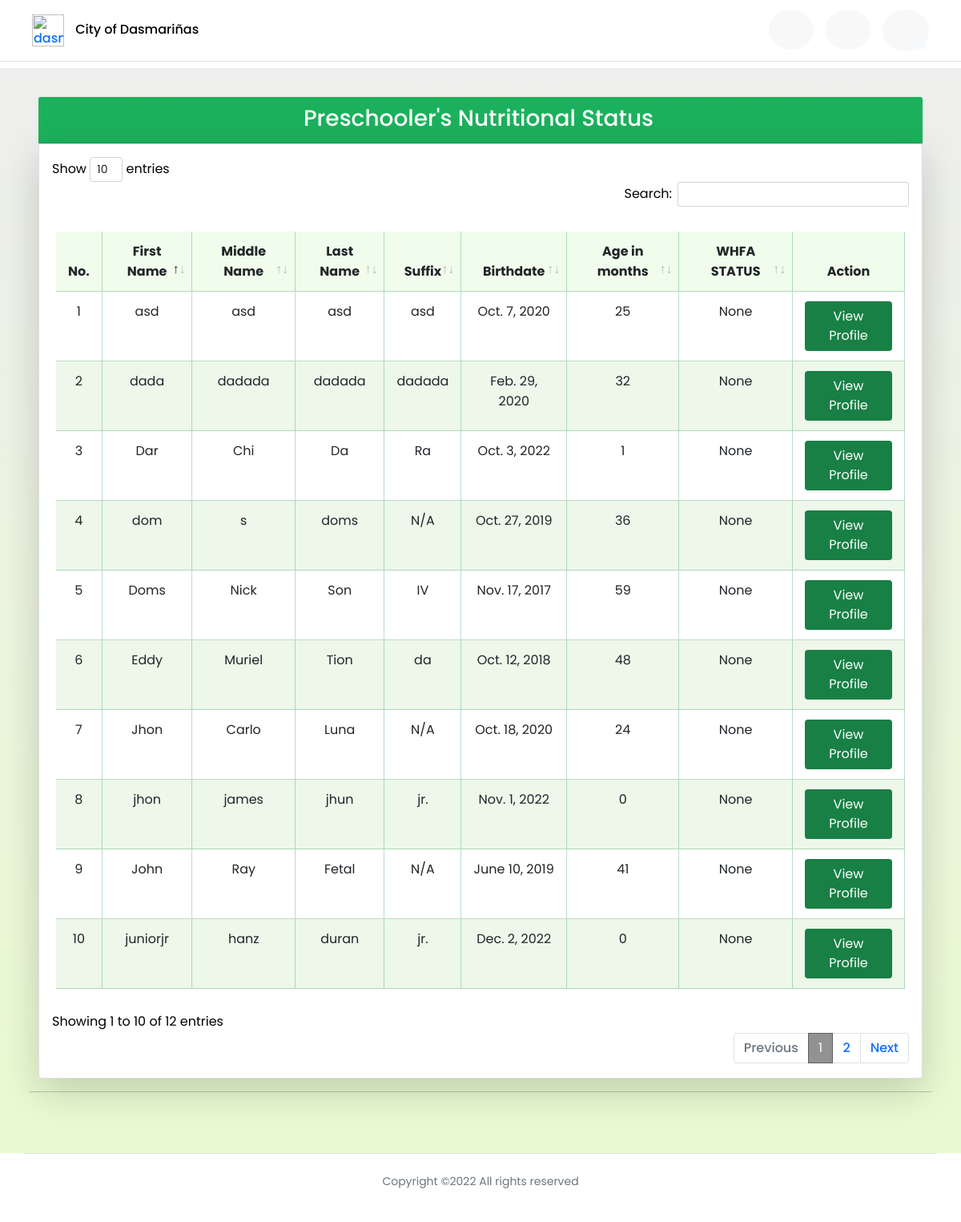
Screenshot of /preschooler_dashboard (signed in) with the database file from the repository.
### profilingApp/models.py (models this page shows, shortened)
class Preschooler(Model):
    GENDER = [('Male', 'Male'),
              ('Female', 'Female'),]
    parent = models.ForeignKey(Parent, on_delete=CASCADE)
    first_name = models.CharField(max_length=100)
    last_name = models.CharField(max_length=100)
    middle_name = models.CharField(max_length=100)
    suffix_name = models.CharField(max_length=100, null=True, blank=True)
    birthday = models.DateField(null=True, blank=True)
    height = models.FloatField(null=True, validators=[MinValueValidator(45.0), MaxValueValidator(120.0)])
    weight = models.FloatField(null=True, validators=[MinValueValidator(1.0), MaxValueValidator(28.0)])
    gender = models.CharField(max_length=100, choices=GENDER, null=True)
    date_measured = models.DateField(null=True, blank=True)
    health_problem = models.CharField(max_length=500, null=True, blank=True)
    history= HistoricalRecords()
    def age_months(self):
        today = date.today()
        date_diff = today - self.birthday
        in_days = date_diff.days
        return int((in_days) / (365 / 12))
    def whfa(self):
        calculator = Calculator(adjust_height_data=False, adjust_weight_scores=False,
                       include_cdc=False, logger_name='pygrowup',
                       log_level='INFO')
        try:
            today = date.today()
            date_diff = today - self.birthday
            in_days = date_diff.days
            age_months = int((in_days) / (365 / 12))
            return float(calculator.wfl(self.weight, age_months, helpers.get_good_sex(str(self.gender)), self.height))
        except:
            pass

### profilingApp/views.py (the view)
# urls.py: path('preschooler_dashboard', views.preschooler_dashboard, name='preschooler_dashboard'),
def preschooler_dashboard(request):
    if request.user.is_authenticated and request.user.user_type == 'BHW':
        preschooler = Preschooler.objects.all()
        context = {'preschoolers': preschooler}
        return render(request, 'activities/BHW Preschooler Dashboard.html', context)
    elif request.user.is_authenticated and request.user.user_type == 'Admin':
        return redirect('admin_home')
    elif request.user.is_authenticated and request.user.user_type == 'P/G':
        return redirect('parent_home')

### profilingApp/templates/activities/BHW Preschooler Dashboard.html (shortened to what this page needs)
{% extends 'activities/BHW Home.html' %}
{% load static %}
{% block dashboard %}
<header>
    <div class="site-header">
    <nav class="navbar fixed-top index__navbar scrolled border-bottom"
    style=" padding-left:3%; padding-right:3%;">
        <div class="flex-fill p-1 py-1">
            <div class="d-flex align-items-center justify-content-between">
                <div>
                    <a href="#" class="name" style="text-decoration: none;">
                        <img class="navbar-icon" src="{% static '/Media/avatar.png' %}" alt="dasma-logo">
                        <span id="hidetitle" class="brand__name" style="color:rgb(3, 3, 3); margin-left:10px;">City of Dasmariñas</span>
                    </a>
                </div>
                <div id="navLinks">
                    <ul class="nav text-small">
                        <li>
                            <a href="{% url 'bhw_home' %}" class="nav-link" data-toggle="tooltip" data-bs-placement="bottom" data-bs-offset="0,7"
                            title="Barangay Health Worker Home">
                            <i class="fa fa-fw fa-home" style="font-size: 24px;"></i>
                            </a>
                        </li>
                        <li>
                            <a href="{% url 'preschooler_dashboard' %}" class="nav-link" style="color:rgb(27, 177, 92) !important;" data-toggle="tooltip" data-bs-placement="bottom" data-bs-offset="0,7"
                            title="Preschooler Profile">
                            <i class="fa fa-fw fa-id-card " style="font-size: 24px;"></i>
                            </a>
                        </li>
                        <li>
                            <a class="btn nav-link" id="dropdownUser1" data-bs-toggle="dropdown" data-toggle="tooltip" data-bs-placement="bottom" data-bs-offset="0,7"
                            title="User Settings" aria-expanded="false">
                                <i class="fa fa-fw fa-user-cog bi" style="font-size: 24px;"></i>
                                <span class="position-absolute top-100 start-75 translate-middle badge rounded-pill text-dark" style="border-radius: 50%;">
                                    <i class="fa fa-lg fa-fw fa-caret-down bg-light" style="border-radius: 25%; margin-bottom: 15px;"></i>
                                </span></a>
                        </li>
                    </ul>
                </div>
            </div>
        </div>
    </nav>
    </div>
</header>
<div id="grid" class="container-fluid" style="margin-top:85px;">
<div class="container text-black">
    <div class="row">
        <div class="col">
            <div class="card-header">
                <h3>Preschooler's Nutritional Status</h3>
            </div>
            <div class="card shadow-lg p-3 bg-white rounded">
                <div class="table-responsive">
                    <table class="table table-hover table-cell-border" id="preschooler_bmi">
                        <thead>
                            <tr style="text-align: center;">
                                <th scope="col">No.</th>
                                <th scope="col">First Name</th>
                                <th scope="col">Middle Name</th>
                                <th scope="col">Last Name</th>
                                <th scope="col">Suffix</th>
                                <th scope="col">Birthdate</th>
                                <th scope="col">Age in months</th>
                                <th scope="col">WHFA STATUS</th>
                                <th scope="col" class="nosort text-center">Action</th>
                            </tr>
                        </thead>
                        <tbody>
                            {% for preschooler in preschoolers %}
                            <tr style="text-align: center;">
                                <td></td>
                                <td>{{ preschooler.first_name }}</td>
                                <td>{{ preschooler.middle_name }}</td>
                                <td>{{ preschooler.last_name }}</td>
                                {% if preschooler.suffix_name is None %}
                                    <td>N/A</td>
                                {% elif preschooler.suffix_name == '' %}
                                    <td>N/A</td>
                                {% else %}
                                    <td>{{ preschooler.suffix_name }}</td>
                                {% endif %}
                                <td>{{ preschooler.birthday }}</td>
                                <td>{{ preschooler.age_months }}</td>
                                <td>{{ preschooler.whfa }}</td>
                                <td style="text-align: center;">
                                    <div>
                                        <a href="{% url 'preschooler_profile' preschooler.id %}"><button type="button" style="background-color: #188045; color: white;" class="btn">View Profile</button></a>
                                    </div>
                                </td>
                            </tr>
                            {% endfor %}
                        </tbody>
                    </table>
                </div>
            </div>
        </div>
    </div>
</div>
    <hr>
    <br>
</div>
{% endblock %}

### profilingApp/static/CSS/styles.css (style rules this page uses)
.fixed-top { position: sticky; top: 0; right: 0; left: 0; z-index: 1030; max-height: 85px; background-color: white; border-bottom: 3px; }
.navbar-icon { width: 40px; max-width: 40px; }
img { vertical-align: middle; border-style: none; }
* { margin: 0; padding: 0; box-sizing: border-box; font-family: 'Poppins', sans-serif; }
li, a, button { font-family: 'Poppins', sans-serif; font-weight: 500; font-size: 16px; color:#188045; text-decoration: none; }
li { list-style: none; display: list-item; text-align: -webkit-match-parent; }
a { text-decoration: none; }
table { padding: 25px 5px 10px 5px; }
thead { border-color: rgba(23, 128, 69, 0.514)!important; background-color: #f0fdec; text-align: left !important; }
th, td { border-right: 1px solid !important; padding: 12px 15px !important; border-color: rgba(23, 128, 69, 0.288)!important; }
tbody tr:nth-of-type(even) { background-color: #edf7ea; }
#navLinks li a { color:rgba(0, 19, 0, 0.87); padding: 13 13 13 13; background-color: #ebebeb60; border-radius: 50%; margin-left: 15px; position: relative; }
#grid,#footer,#header { transition: 0.5s ease-in-out; }
#grid { background-image: linear-gradient(to top, rgba(230, 250, 202, 0.884),rgba(228, 228, 227, 0.624)); position: relative; padding: 3%; width: 100%; margin-top: 85px; min-height: 800px; }
.card-header { font-size: 13px; font-family: 'Poppins', sans-serif;; background-color:rgb(27, 177, 92) !important; color:white; padding: 10px 15px 5px 10px !important; text-align: center; }
html { width: 100%; height: 100%; }
body { color: rgba(0, 0, 0, 0.6); font-family: 'Poppins', sans-serif; font-size: 14px; line-height: 1.6em; -webkit-font-smoothing: antialiased; -moz-osx-font-smoothing: grayscale; }
::placeholder { color:rgba(255, 255, 255, 0.253); }
.row { display: -webkit-box; display: -ms-flexbox; display: flex; -ms-flex-wrap: wrap; flex-wrap: wrap; margin-right: 15px; margin-left: 15px; }
.col-6, .col-7, .col-12, .col, .col-sm-3, .col-sm-6, .col-md-3, .col-md-4, .col-md-5, .col-md-6, .col-md-8, .col-md-9, .col-md-10, .col-md-12, .col-lg-3, .col-lg-4, .col-lg-5, .col-lg-6, .col-lg-7, .col-lg-8, .col-lg-10, .col-lg-12, .col-xl-2 { position: relative; width: 100%; padding-right: 15px; padding-left: 15px; }
.text-center { text-align: center !important; }
html { font-family: sans-serif; line-height: 1.15; -webkit-text-size-adjust: 100%; -webkit-tap-highlight-color: rgba(0, 0, 0, 0); }

### rows the page displays
Preschooler: first_name "Eddy", middle_name "Muriel", last_name "Tion", suffix_name "da", birthday "Oct. 12, 2018", age_months "48", whfa "None"
Preschooler: first_name "Doms", middle_name "Nick", last_name "Son", suffix_name "IV", birthday "Nov. 17, 2017", age_months "59", whfa "None"
Preschooler: first_name "Dar", middle_name "Chi", last_name "Da", suffix_name "Ra", birthday "Oct. 3, 2022", age_months "1", whfa "None"
Preschooler: first_name "asd", middle_name "asd", last_name "asd", suffix_name "asd", birthday "Oct. 7, 2020", age_months "25", whfa "None"
Preschooler: first_name "dom", middle_name "s", last_name "doms", shows "N/A", birthday "Oct. 27, 2019", age_months "36", whfa "None"
Preschooler: first_name "John", middle_name "Ray", last_name "Fetal", shows "N/A", birthday "June 10, 2019", age_months "41", whfa "None"
Preschooler: first_name "Jhon", middle_name "Carlo", last_name "Luna", shows "N/A", birthday "Oct. 18, 2020", age_months "24", whfa "None"
Preschooler: first_name "jhon", middle_name "james", last_name "jhun", suffix_name "jr.", birthday "Nov. 1, 2022", age_months "0", whfa "None"
Preschooler: first_name "juniorjr", middle_name "hanz", last_name "duran", suffix_name "jr.", birthday "Dec. 2, 2022", age_months "0", whfa "None"
Preschooler: first_name "dada", middle_name "dadada", last_name "dadada", suffix_name "dadada", birthday "Feb. 29, 2020", age_months "32", whfa "None"
